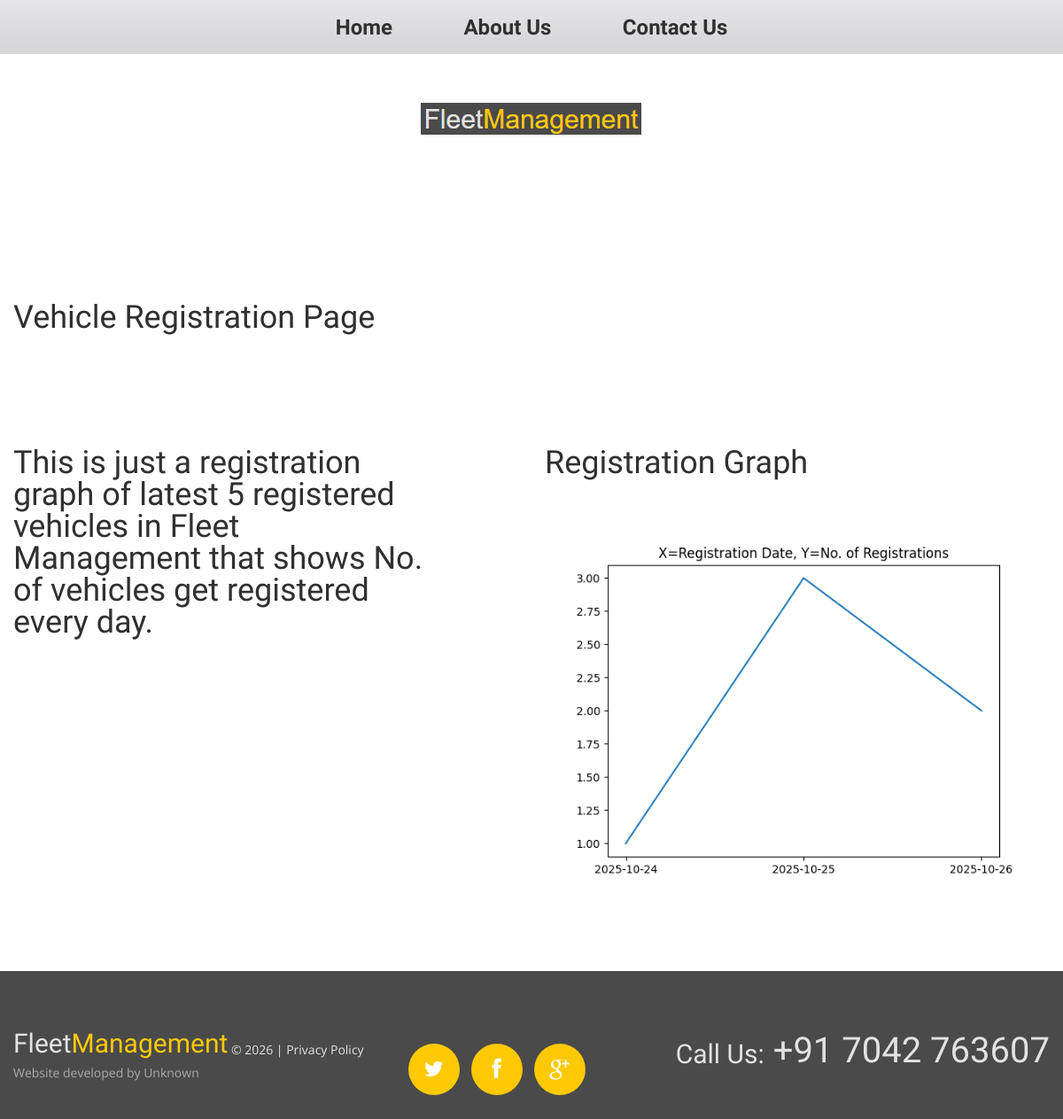
The app's page /vehicle-register with its own data.
### fleets_management/models.py (models this page shows, shortened)
class Pages(models.Model):
     name = models.CharField(max_length=200)
     description = models.TextField()
     iframe_code = models.CharField(max_length=1000, default='')
     status = models.CharField(max_length=200, choices=[('1', 'Enable'),('0', 'Disable')], default='1')

### fleets_management/views.py (the view)
# urls.py: path('vehicle-register', views.vehicle_reg, name="Vehicle Register Form"),
def vehicle_reg(request):
    try:
        vehiclereg_obj = Pages.objects.get(name='vehicle-registration', status='1')
        vehicle_by_date = VehicleRegister.objects.annotate(date=TruncDate('vehicle_reg_date')).values('date').annotate(count=Count('id')).order_by('date')[:5]
        registered_date = []
        registered_count = []
        for item in vehicle_by_date:
            registered_date.append(str(item['date']))
            registered_count.append(item['count'])
        plt.plot(registered_date, registered_count)
        plt.title('X=Registration Date, Y=No. of Registrations')
        buffer = BytesIO()
        plt.savefig(buffer, format='png')
        buffer.seek(0)
        plot_url = base64.b64encode(buffer.read()).decode('utf-8')
        plt.close()
    except VehicleRegister.DoesNotExist:
        plot_url = '';
        vehiclereg_obj=[]
    context = {
        'data': vehiclereg_obj,
        'plot_url': plot_url
    }
    return render(request,"fleets_management/vehicle_reg.html",context);

### fleets_management/templates/fleets_management/vehicle_reg.html (shortened to what this page needs)
{% extends "fleets_management/base.html" %}
{% block content %}
<div class="content">
	<div class="container_12">
		<div class="grid_12">
			<h3>{{ data.iframe_code|safe }}</h3>
		</div>
		<div class="grid_5">
			{{ data.description|safe }}
		</div>
		<div class="grid_6 prefix_1">
			<h3>Registration Graph</h3>
			<img alt="Plot">
		</div>
	</div>
</div>
{% endblock content %}

### fleets_management/static/css/style.css (style rules this page uses)
html { width: 100%; }
* { -webkit-text-size-adjust: none; }
body { position: relative; background-color: #4a4a4a; color: #878787; font: 14px/20px 'Open Sans', sans-serif; }
img { max-width: 100%; }
h1, h2, h3, h4, h5, h6 { font-weight: normal; color: #3e454c; font-family: 'Roboto Condensed', sans-serif; }
h3 { font-size: 36px; line-height: 36px; color: #313030; padding-top: 14px; margin-bottom: 20px; }
.page1 h3 { margin-bottom: 46px; padding-top: 82px; }
.content { padding-bottom: 113px; }
.page1 .content { padding-bottom: 82px; }

### fleets_management/static/css/grid.css (style rules this page uses)
body { min-width: 1200px; }
.container_12 { margin-left: auto; margin-right: auto; width: 1200px; }
.grid_1, .grid_2, .grid_3, .grid_4, .grid_5, .grid_6, .grid_7, .grid_8, .grid_9, .grid_10, .grid_11, .grid_12 { display:inline; float: left; position: relative; margin-left: 15px; margin-right: 15px; }
.container_12 .grid_5 { width:470px; }
.container_12 .grid_6 { width:570px; }
.container_12 .grid_12 { width:1170px; }
.container_12 .prefix_1 { padding-left:100px; }

### records on screen
Pages: iframe_code "Vehicle Registration Page", description "This is just a registration graph of latest 5 registered vehicles in Fleet Management that shows No. of vehicles get registered every day."
